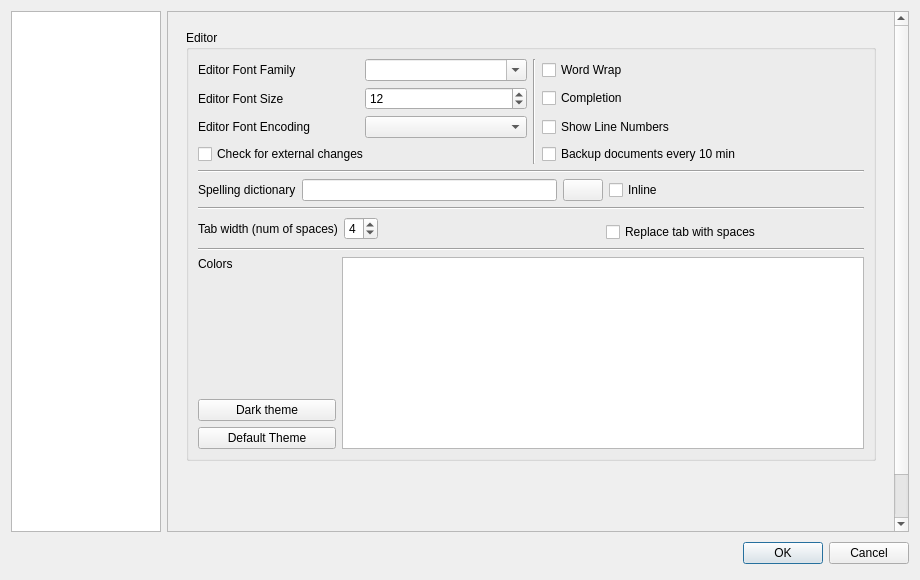
<?xml version="1.0" encoding="UTF-8"?>
<ui version="4.0">
 <class>ConfigDialog</class>
 <widget class="QDialog" name="ConfigDialog">
  <property name="geometry">
   <rect>
    <x>0</x>
    <y>0</y>
    <width>920</width>
    <height>580</height>
   </rect>
  </property>
  <property name="windowTitle">
   <string>Configure</string>
  </property>
  <layout class="QGridLayout" name="gridLayout_7">
   <item row="0" column="0">
    <widget class="QListWidget" name="contentsWidget">
     <property name="sizePolicy">
      <sizepolicy hsizetype="Fixed" vsizetype="Expanding">
       <horstretch>0</horstretch>
       <verstretch>0</verstretch>
      </sizepolicy>
     </property>
     <property name="minimumSize">
      <size>
       <width>150</width>
       <height>442</height>
      </size>
     </property>
     <property name="maximumSize">
      <size>
       <width>150</width>
       <height>32000</height>
      </size>
     </property>
     <property name="horizontalScrollBarPolicy">
      <enum>Qt::ScrollBarAlwaysOff</enum>
     </property>
     <property name="iconSize">
      <size>
       <width>96</width>
       <height>96</height>
      </size>
     </property>
     <property name="spacing">
      <number>12</number>
     </property>
     <property name="viewMode">
      <enum>QListView::IconMode</enum>
     </property>
     <property name="currentRow">
      <number>-1</number>
     </property>
    </widget>
   </item>
   <item row="1" column="2">
    <layout class="QHBoxLayout">
     <item>
      <spacer>
       <property name="orientation">
        <enum>Qt::Horizontal</enum>
       </property>
       <property name="sizeHint" stdset="0">
        <size>
         <width>407</width>
         <height>31</height>
        </size>
       </property>
      </spacer>
     </item>
     <item>
      <widget class="QDialogButtonBox" name="buttonBox">
       <property name="standardButtons">
        <set>QDialogButtonBox::Cancel|QDialogButtonBox::Ok</set>
       </property>
      </widget>
     </item>
    </layout>
   </item>
   <item row="0" column="1" colspan="2">
    <widget class="QScrollArea" name="scrollArea">
     <property name="widgetResizable">
      <bool>true</bool>
     </property>
     <widget class="QWidget" name="scrollAreaWidgetContents">
      <property name="geometry">
       <rect>
        <x>0</x>
        <y>0</y>
        <width>728</width>
        <height>562</height>
       </rect>
      </property>
      <layout class="QGridLayout" name="gridLayout_21">
       <item row="0" column="0">
        <widget class="QStackedWidget" name="pagesWidget">
         <property name="sizePolicy">
          <sizepolicy hsizetype="Expanding" vsizetype="Expanding">
           <horstretch>0</horstretch>
           <verstretch>0</verstretch>
          </sizepolicy>
         </property>
         <property name="minimumSize">
          <size>
           <width>700</width>
           <height>550</height>
          </size>
         </property>
         <property name="currentIndex">
          <number>0</number>
         </property>
         
         
         <widget class="QWidget" name="pe">
          <layout class="QGridLayout" name="gridLayout_8">
           <item row="0" column="0">
            <widget class="QGroupBox" name="groupBox_3">
             <property name="sizePolicy">
              <sizepolicy hsizetype="Expanding" vsizetype="Expanding">
               <horstretch>0</horstretch>
               <verstretch>0</verstretch>
              </sizepolicy>
             </property>
             <property name="title">
              <string>Editor</string>
             </property>
             <layout class="QGridLayout" name="gridLayout_6">
              <item row="0" column="0" colspan="5">
               <layout class="QGridLayout" name="gridLayout">
                <item row="0" column="0">
                 <widget class="QLabel" name="labelFamily">
                  <property name="text">
                   <string>Editor Font Family</string>
                  </property>
                 </widget>
                </item>
                <item row="0" column="1">
                 <widget class="QComboBox" name="comboBoxFont">
                  <property name="editable">
                   <bool>true</bool>
                  </property>
                 </widget>
                </item>
                <item row="1" column="0">
                 <widget class="QLabel" name="labelSize">
                  <property name="text">
                   <string>Editor Font Size</string>
                  </property>
                 </widget>
                </item>
                <item row="1" column="1">
                 <widget class="QSpinBox" name="spinBoxSize">
                  <property name="minimum">
                   <number>1</number>
                  </property>
                  <property name="value">
                   <number>12</number>
                  </property>
                 </widget>
                </item>
                <item row="2" column="0">
                 <widget class="QLabel" name="labelEncoding">
                  <property name="text">
                   <string>Editor Font Encoding</string>
                  </property>
                 </widget>
                </item>
                <item row="2" column="1">
                 <widget class="QComboBox" name="comboBoxEncoding"/>
                </item>
                <item row="3" column="0" colspan="2">
                 <widget class="QCheckBox" name="checkBoxWatcher">
                  <property name="text">
                   <string>Check for external changes</string>
                  </property>
                 </widget>
                </item>
                <item row="3" column="3" colspan="2">
                 <widget class="QCheckBox" name="checkBoxAutoSave">
                  <property name="text">
                   <string>Backup documents every 10 min</string>
                  </property>
                 </widget>
                </item>
                <item row="0" column="3" colspan="2">
                 <widget class="QCheckBox" name="checkBoxWordwrap">
                  <property name="text">
                   <string>Word Wrap</string>
                  </property>
                 </widget>
                </item>
                <item row="1" column="3" colspan="2">
                 <widget class="QCheckBox" name="checkBoxCompletion">
                  <property name="text">
                   <string>Completion</string>
                  </property>
                 </widget>
                </item>
                <item row="2" column="3" colspan="2">
                 <widget class="QCheckBox" name="checkBoxLinenumber">
                  <property name="text">
                   <string>Show Line Numbers</string>
                  </property>
                 </widget>
                </item>
                <item row="0" column="2" rowspan="4">
                 <widget class="Line" name="line_3">
                  <property name="orientation">
                   <enum>Qt::Vertical</enum>
                  </property>
                 </widget>
                </item>
               </layout>
              </item>
              <item row="1" column="0" colspan="5">
               <widget class="Line" name="line">
                <property name="orientation">
                 <enum>Qt::Horizontal</enum>
                </property>
               </widget>
              </item>
              <item row="3" column="0" colspan="5">
               <widget class="Line" name="line_2">
                <property name="orientation">
                 <enum>Qt::Horizontal</enum>
                </property>
               </widget>
              </item>
              <item row="4" column="0" rowspan="2" colspan="3">
               <layout class="QHBoxLayout" name="horizontalLayout_2">
                <item>
                 <widget class="QLabel" name="labelTabWidth">
                  <property name="text">
                   <string>Tab width (num of spaces)</string>
                  </property>
                 </widget>
                </item>
                <item>
                 <widget class="QSpinBox" name="spinBoxTab">
                  <property name="minimum">
                   <number>2</number>
                  </property>
                  <property name="maximum">
                   <number>8</number>
                  </property>
                  <property name="value">
                   <number>4</number>
                  </property>
                 </widget>
                </item>
                <item>
                 <spacer name="horizontalSpacer">
                  <property name="orientation">
                   <enum>Qt::Horizontal</enum>
                  </property>
                  <property name="sizeHint" stdset="0">
                   <size>
                    <width>40</width>
                    <height>20</height>
                   </size>
                  </property>
                 </spacer>
                </item>
               </layout>
              </item>
              <item row="5" column="3" colspan="2">
               <widget class="QCheckBox" name="checkBoxTab">
                <property name="text">
                 <string>Replace tab with spaces</string>
                </property>
               </widget>
              </item>
              <item row="6" column="0" rowspan="2" colspan="5">
               <widget class="Line" name="line_5">
                <property name="orientation">
                 <enum>Qt::Horizontal</enum>
                </property>
               </widget>
              </item>
              <item row="11" column="0">
               <spacer name="verticalSpacer">
                <property name="orientation">
                 <enum>Qt::Vertical</enum>
                </property>
                <property name="sizeHint" stdset="0">
                 <size>
                  <width>138</width>
                  <height>62</height>
                 </size>
                </property>
               </spacer>
              </item>
              <item row="10" column="0">
               <widget class="QLabel" name="label_3">
                <property name="text">
                 <string>Colors</string>
                </property>
               </widget>
              </item>
              <item row="13" column="0">
               <widget class="QPushButton" name="pushButtonDefault">
                <property name="text">
                 <string>Default Theme</string>
                </property>
               </widget>
              </item>
              <item row="12" column="0">
               <widget class="QPushButton" name="pushButtonDark">
                <property name="text">
                 <string>Dark theme</string>
                </property>
               </widget>
              </item>
              <item row="10" column="1" rowspan="4" colspan="4">
               <widget class="QTableWidget" name="colortableWidget">
                <property name="maximumSize">
                 <size>
                  <width>16777215</width>
                  <height>16777215</height>
                 </size>
                </property>
                <attribute name="horizontalHeaderVisible">
                 <bool>false</bool>
                </attribute>
                <attribute name="horizontalHeaderStretchLastSection">
                 <bool>true</bool>
                </attribute>
                <attribute name="verticalHeaderVisible">
                 <bool>false</bool>
                </attribute>
                <column>
                 <property name="text">
                  <string>Item</string>
                 </property>
                </column>
                <column>
                 <property name="text">
                  <string>Color</string>
                 </property>
                </column>
               </widget>
              </item>
              <item row="2" column="0" colspan="5">
               <layout class="QHBoxLayout">
                <item>
                 <widget class="QLabel" name="labelASpellCommand">
                  <property name="sizePolicy">
                   <sizepolicy hsizetype="Preferred" vsizetype="Preferred">
                    <horstretch>0</horstretch>
                    <verstretch>0</verstretch>
                   </sizepolicy>
                  </property>
                  <property name="text">
                   <string>Spelling dictionary</string>
                  </property>
                 </widget>
                </item>
                <item>
                 <widget class="QLineEdit" name="lineEditAspellCommand">
                  <property name="minimumSize">
                   <size>
                    <width>190</width>
                    <height>0</height>
                   </size>
                  </property>
                 </widget>
                </item>
                <item>
                 <widget class="QPushButton" name="pushButtonAspell">
                  <property name="text">
                   <string/>
                  </property>
                  <property name="icon">
                   <iconset resource="texmaker.qrc">
                    <normaloff>:/images/fileopen16.png</normaloff>:/images/fileopen16.png</iconset>
                  </property>
                 </widget>
                </item>
                <item>
                 <widget class="QCheckBox" name="checkBoxInlineSpell">
                  <property name="sizePolicy">
                   <sizepolicy hsizetype="MinimumExpanding" vsizetype="Expanding">
                    <horstretch>0</horstretch>
                    <verstretch>0</verstretch>
                   </sizepolicy>
                  </property>
                  <property name="toolTip">
                   <string>Inline Spell Checking</string>
                  </property>
                  <property name="text">
                   <string>Inline</string>
                  </property>
                 </widget>
                </item>
               </layout>
              </item>
             </layout>
            </widget>
           </item>
           <item row="2" column="0">
            <spacer>
             <property name="orientation">
              <enum>Qt::Vertical</enum>
             </property>
             <property name="sizeHint" stdset="0">
              <size>
               <width>411</width>
               <height>40</height>
              </size>
             </property>
            </spacer>
           </item>
          </layout>
         </widget>
         <widget class="QWidget" name="ps">
          <layout class="QGridLayout" name="gridLayout_10">
           <item row="0" column="0">
            <widget class="QGroupBox" name="groupBox_4">
             <property name="title">
              <string>Shortcuts</string>
             </property>
             <layout class="QGridLayout" name="gridLayout_9">
              <item row="0" column="0" colspan="2">
               <widget class="QTableWidget" name="shorttableWidget">
                <attribute name="horizontalHeaderStretchLastSection">
                 <bool>true</bool>
                </attribute>
                <column>
                 <property name="text">
                  <string>Action</string>
                 </property>
                </column>
                <column>
                 <property name="text">
                  <string>Shortcut</string>
                 </property>
                </column>
               </widget>
              </item>
              <item row="1" column="0" colspan="2">
               <widget class="Line" name="line_6">
                <property name="orientation">
                 <enum>Qt::Horizontal</enum>
                </property>
               </widget>
              </item>
              <item row="2" column="0">
               <widget class="QLabel" name="label_2">
                <property name="sizePolicy">
                 <sizepolicy hsizetype="MinimumExpanding" vsizetype="Preferred">
                  <horstretch>0</horstretch>
                  <verstretch>0</verstretch>
                 </sizepolicy>
                </property>
                <property name="text">
                 <string>Toggle focus editor/pdf viewer</string>
                </property>
               </widget>
              </item>
              <item row="2" column="1">
               <widget class="QPushButton" name="pushButtonToggleFocus">
                <property name="text">
                 <string>PushButton</string>
                </property>
               </widget>
              </item>
             </layout>
            </widget>
           </item>
          </layout>
         </widget>
        </widget>
       </item>
      </layout>
     </widget>
    </widget>
   </item>
  </layout>
 </widget>

 <resources>
  <include location="texmaker.qrc"/>
 </resources>
 <connections>
  <connection>
   <sender>buttonBox</sender>
   <signal>accepted()</signal>
   <receiver>ConfigDialog</receiver>
   <slot>accept()</slot>
   <hints>
    <hint type="sourcelabel">
     <x>704</x>
     <y>523</y>
    </hint>
    <hint type="destinationlabel">
     <x>421</x>
     <y>272</y>
    </hint>
   </hints>
  </connection>
  <connection>
   <sender>buttonBox</sender>
   <signal>rejected()</signal>
   <receiver>ConfigDialog</receiver>
   <slot>reject()</slot>
   <hints>
    <hint type="sourcelabel">
     <x>704</x>
     <y>523</y>
    </hint>
    <hint type="destinationlabel">
     <x>421</x>
     <y>272</y>
    </hint>
   </hints>
  </connection>
  <connection>
   <sender>radioButtonInternalPdfViewer</sender>
   <signal>toggled(bool)</signal>
   <receiver>checkBoxInternalPdfViewEmbed</receiver>
   <slot>setEnabled(bool)</slot>
   <hints>
    <hint type="sourcelabel">
     <x>310</x>
     <y>321</y>
    </hint>
    <hint type="destinationlabel">
     <x>582</x>
     <y>321</y>
    </hint>
   </hints>
  </connection>
 </connections>
</ui>
